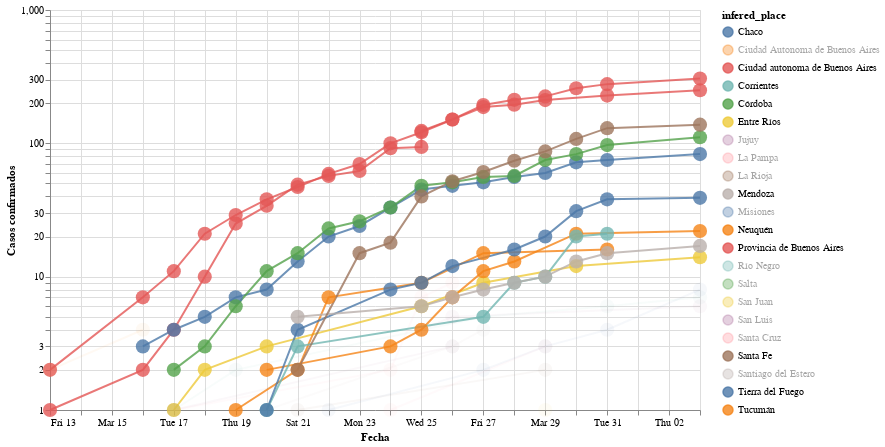

This figure's notebook cell:
### Markdown cell above
# Evolucion en el tiempo de la cantidad de casos totales

Haciendo Shift+Click en las provincias que se ven a la derecha, podemos agregar o quitar provincias al gráfico

### Code cell
#hide_input
plot_evolution(cnt_by_place[cnt_by_place >=10].index.tolist())#, xaxis='days_from_first_infection')

### Figure 1 — Vega-Lite specification as saved in the notebook (floating-point values rounded to 4 significant figures; data arrays with more than 128 entries replaced by an {"elided": "..."} marker saying what was removed)
{"config": {"view": {"continuousWidth": 400, "continuousHeight": 300}, "point": {"size": 200}, "title": {"align": "center"}}, "data": {"name": "data-f40460365f97807aa5307521d92b00c9"}, "mark": {"type": "line", "point": true, "radius": 150}, "encoding": {"color": {"type": "nominal", "field": "infered_place", "sort": ["Chaco", "Ciudad Autonoma de Buenos Aires", "Ciudad autonoma de Buenos Aires", "Corrientes", "Córdoba", "Entre Ríos", "Jujuy", "La Pampa", "La Rioja", "Mendoza", "Misiones", "Neuquén", "Provincia de Buenos Aires", "Río Negro", "Salta", "San Juan", "San Luis", "Santa Cruz", "Santa Fe", "Santiago del Estero", "Tierra del Fuego", "Tucumán"]}, "opacity": {"condition": {"value": 0.8, "selection": "selector001"}, "value": 0.05}, "tooltip": [{"type": "nominal", "field": "place"}, {"type": "nominal", "field": "infered_place"}, {"type": "quantitative", "field": "infered_place_score"}, {"type": "quantitative", "field": "infected"}, {"type": "temporal", "field": "date"}, {"type": "nominal", "field": "acum"}, {"type": "quantitative", "field": "days_from_first_infection"}, {"type": "quantitative", "field": "cum_infected"}], "x": {"type": "temporal", "axis": {"title": "Fecha"}, "field": "date"}, "y": {"type": "quantitative", "axis": {"title": "Casos confirmados"}, "field": "cum_infected", "scale": {"type": "log"}}}, "height": 400, "selection": {"selector001": {"type": "multi", "fields": ["infered_place"], "bind": "legend", "init": [{"infered_place": "Chaco"}, {"infered_place": "Ciudad autonoma de Buenos Aires"}, {"infered_place": "Corrientes"}, {"infered_place": "Córdoba"}, {"infered_place": "Entre Ríos"}, {"infered_place": "Mendoza"}, {"infered_place": "Neuquén"}, {"infered_place": "Provincia de Buenos Aires"}, {"infered_place": "Santa Fe"}, {"infered_place": "Tierra del Fuego"}, {"infered_place": "Tucumán"}]}}, "width": 650, "$schema": "https://vega.github.io/schema/vega-lite/v4.8.1.json", "datasets": {"data-f40460365f97807aa5307521d92b00c9": {"elided": "157 records"}}}
